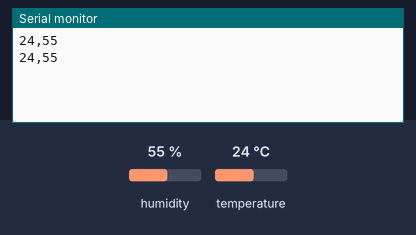
Simulated run of this sketch. Board: Arduino Uno, built with avr-gcc and run on an emulated ATmega328P. Parts: the last lines printed to the serial monitor. Inputs (shaded band) come from the test bench; at power-on: humidity 55 %, temperature 24 °C.

Above: at 2.8 s.
2.9 s: humidity set to 22 %
At 4.8 s:
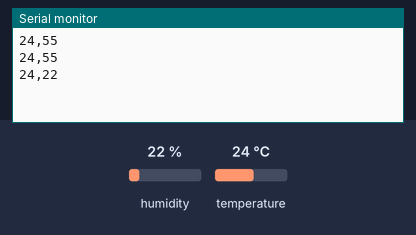
5.6 s: temperature set to 12 °C
At 7.2 s:
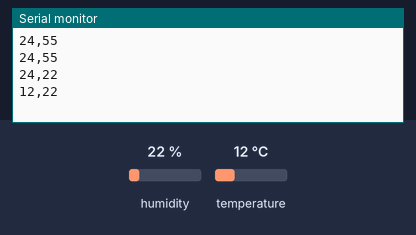
8.3 s: humidity set to 40 %
At 10.8 s:
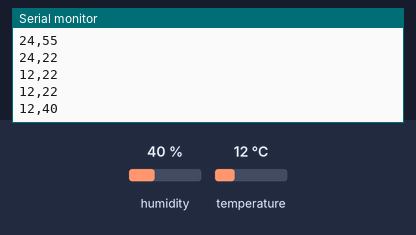
Timing chart, 0 to 12.3 s (numbered marks = the images above; inputs shaded):
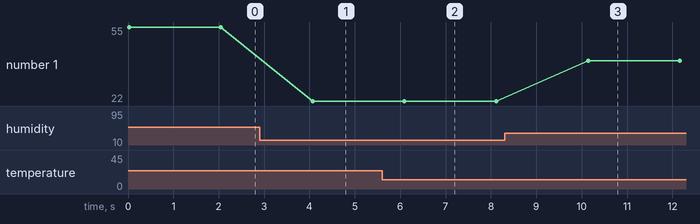

Measured:
- after the input at 2.9 s, the serial monitor: prints a new line after 1.2 s (image 1)
- after the input at 5.6 s, the serial monitor: prints a new line after 0.49 s (image 2)
- after the input at 8.3 s, the serial monitor: prints a new line after 1.8 s (image 3)
- plotted number 1: 55 → 22 after the input at 2.9 s, 22 → 40 after the input at 8.3 s

The sketch:

serial.ino
```cpp
#include <dht.h>

dht DHT;

#define DHT11_PIN 2

void setup(){
  Serial.begin(9600);
}

void loop()
{
  int chk = DHT.read11(DHT11_PIN);
  String msg = String(int(DHT.temperature)) + "," + String(int(DHT.humidity));
  Serial.println(msg);

  // Serial.flush();
  delay(2000);
}
```
